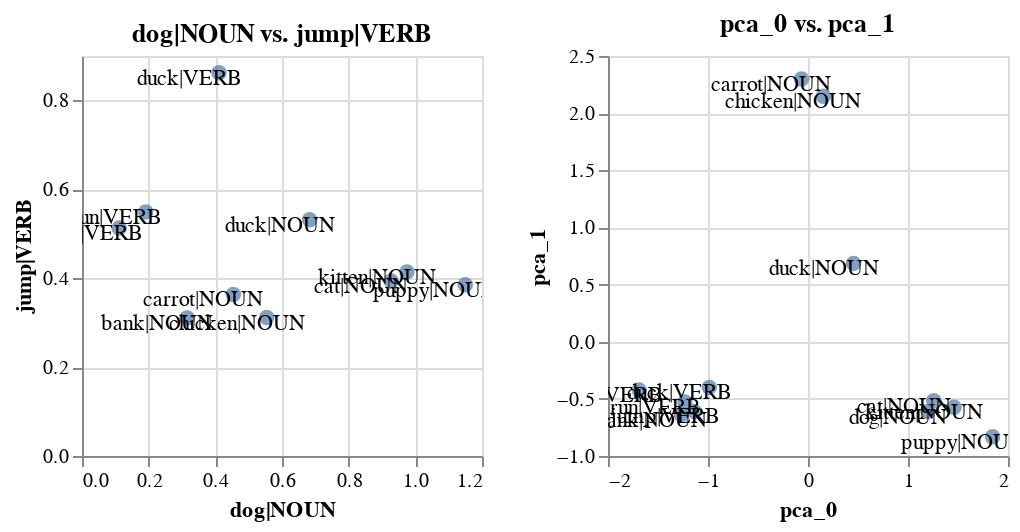

Notebook source saved alongside this figure:
### Code cell
s = 200
p1 = emb.plot_interactive(emb["dog|NOUN"], emb["jump|VERB"]).properties(width=s, height=s)
p2 = emb.transform(pca(2)).plot_interactive("pca_0", "pca_1").properties(width=s, height=s)
p1 | p2

### Figure 1 — Vega-Lite specification as saved in the notebook (floating-point values rounded to 4 significant figures)
{"config": {"view": {"continuousWidth": 400, "continuousHeight": 300}}, "hconcat": [{"layer": [{"mark": {"type": "circle", "size": 60}, "encoding": {"tooltip": [{"type": "nominal", "field": "name"}, {"type": "nominal", "field": "original"}], "x": {"type": "quantitative", "axis": {"title": "dog|NOUN"}, "field": "x_axis"}, "y": {"type": "quantitative", "axis": {"title": "jump|VERB"}, "field": "y_axis"}}, "selection": {"selector021": {"type": "interval", "bind": "scales", "encodings": ["x", "y"]}}, "title": "dog|NOUN vs. jump|VERB"}, {"mark": {"type": "text", "color": "black", "dx": -15, "dy": 3}, "encoding": {"text": {"type": "nominal", "field": "original"}, "x": {"type": "quantitative", "axis": {"title": "dog|NOUN"}, "field": "x_axis"}, "y": {"type": "quantitative", "axis": {"title": "jump|VERB"}, "field": "y_axis"}}}], "data": {"name": "data-20aac4c118bcb2f8eac97eef2e046c33"}, "height": 200, "width": 200}, {"layer": [{"mark": {"type": "circle", "size": 60}, "encoding": {"tooltip": [{"type": "nominal", "field": "name"}, {"type": "nominal", "field": "original"}], "x": {"type": "quantitative", "axis": {"title": "pca_0"}, "field": "x_axis"}, "y": {"type": "quantitative", "axis": {"title": "pca_1"}, "field": "y_axis"}}, "selection": {"selector022": {"type": "interval", "bind": "scales", "encodings": ["x", "y"]}}, "title": "pca_0 vs. pca_1"}, {"mark": {"type": "text", "color": "black", "dx": -15, "dy": 3}, "encoding": {"text": {"type": "nominal", "field": "original"}, "x": {"type": "quantitative", "axis": {"title": "pca_0"}, "field": "x_axis"}, "y": {"type": "quantitative", "axis": {"title": "pca_1"}, "field": "y_axis"}}}], "data": {"name": "data-1356c088bd21e8cb6276ef3d762bafa5"}, "height": 200, "width": 200}], "$schema": "https://vega.github.io/schema/vega-lite/v4.0.2.json", "datasets": {"data-20aac4c118bcb2f8eac97eef2e046c33": [{"x_axis": 0.3153, "y_axis": 0.3104, "name": "bank|NOUN", "original": "bank|NOUN"}, {"x_axis": 0.1115, "y_axis": 0.5132, "name": "bank|VERB", "original": "bank|VERB"}, {"x_axis": 0.6829, "y_axis": 0.5315, "name": "duck|NOUN", "original": "duck|NOUN"}, {"x_axis": 0.4109, "y_axis": 0.8624, "name": "duck|VERB", "original": "duck|VERB"}, {"x_axis": 0.9276, "y_axis": 0.3935, "name": "cat|NOUN", "original": "cat|NOUN"}, {"x_axis": 0.1912, "y_axis": 0.5493, "name": "run|VERB", "original": "run|VERB"}, {"x_axis": 0.5542, "y_axis": 0.3116, "name": "chicken|NOUN", "original": "chicken|NOUN"}, {"x_axis": 1.15, "y_axis": 0.3852, "name": "puppy|NOUN", "original": "puppy|NOUN"}, {"x_axis": 0.9749, "y_axis": 0.4143, "name": "kitten|NOUN", "original": "kitten|NOUN"}, {"x_axis": 0.4541, "y_axis": 0.3636, "name": "carrot|NOUN", "original": "carrot|NOUN"}], "data-1356c088bd21e8cb6276ef3d762bafa5": [{"x_axis": -1.266, "y_axis": -0.6387, "name": "bank|NOUN", "original": "bank|NOUN"}, {"x_axis": -1.688, "y_axis": -0.4234, "name": "bank|VERB", "original": "bank|VERB"}, {"x_axis": 0.4553, "y_axis": 0.6853, "name": "duck|NOUN", "original": "duck|NOUN"}, {"x_axis": -0.987, "y_axis": -0.3997, "name": "duck|VERB", "original": "duck|VERB"}, {"x_axis": 1.199, "y_axis": -0.6117, "name": "dog|NOUN", "original": "dog|NOUN"}, {"x_axis": 1.258, "y_axis": -0.5167, "name": "cat|NOUN", "original": "cat|NOUN"}, {"x_axis": -1.136, "y_axis": -0.61, "name": "jump|VERB", "original": "jump|VERB"}, {"x_axis": -1.231, "y_axis": -0.5279, "name": "run|VERB", "original": "run|VERB"}, {"x_axis": 0.1544, "y_axis": 2.148, "name": "chicken|NOUN", "original": "chicken|NOUN"}, {"x_axis": 1.846, "y_axis": -0.831, "name": "puppy|NOUN", "original": "puppy|NOUN"}, {"x_axis": 1.461, "y_axis": -0.5725, "name": "kitten|NOUN", "original": "kitten|NOUN"}, {"x_axis": -0.06539, "y_axis": 2.299, "name": "carrot|NOUN", "original": "carrot|NOUN"}]}}
